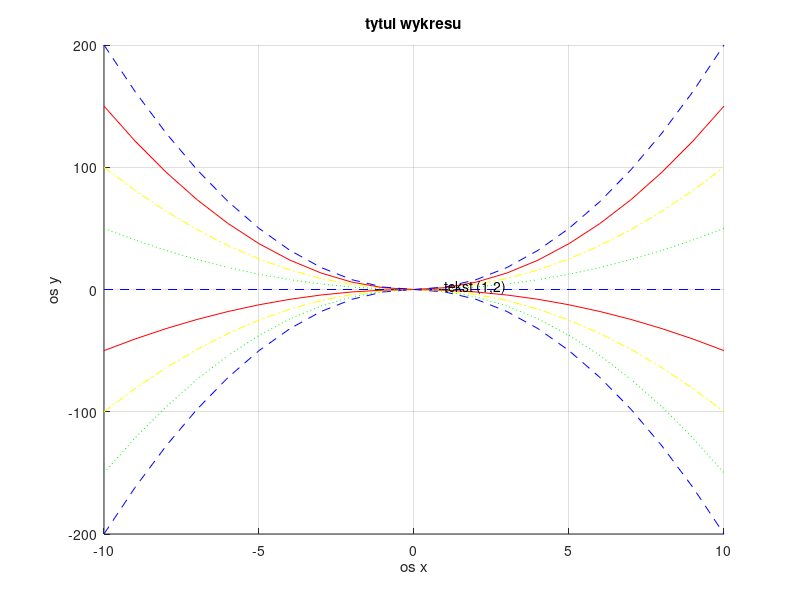

The MATLAB script that drew this image:
clear all;
figure;
hold on;
grid on;
x=[-10:1:10];
a=[-2:.5:2];
colors=['r- ';'b--';'g: ';'y-.'];
for i=1:size(a,2)
    line = mod(i,size(colors,1))+1;
    plot(x,a(i)*x.*x,colors(line,:));
end
xlabel('os x');
ylabel('os y');
title('tytul wykresu');
text(1,2,'tekst (1,2)');